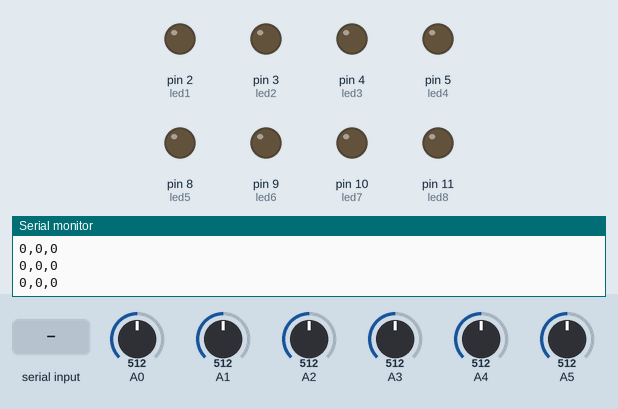
The sketch below on a simulated Arduino Uno, built with avr-gcc and run on an emulated ATmega328P. Parts: output pins drawn as LEDs (lit = HIGH), the last lines printed to the serial monitor. Inputs (shaded band) come from the test bench; at power-on: A2 = 512, A5 = 512, A0 = 512, A1 = 512, A3 = 512, A4 = 512.

Above: at 1.0 s.
1.1 s: "1" received over Serial
At 1.9 s:
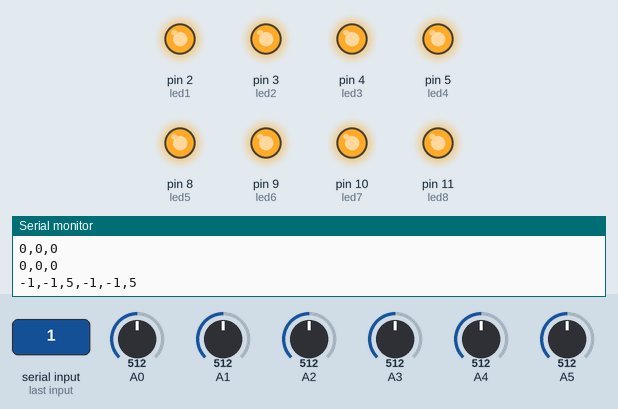
3.1 s: A2 set to 392
4.6 s: A2 set to 362
At 6.0 s:
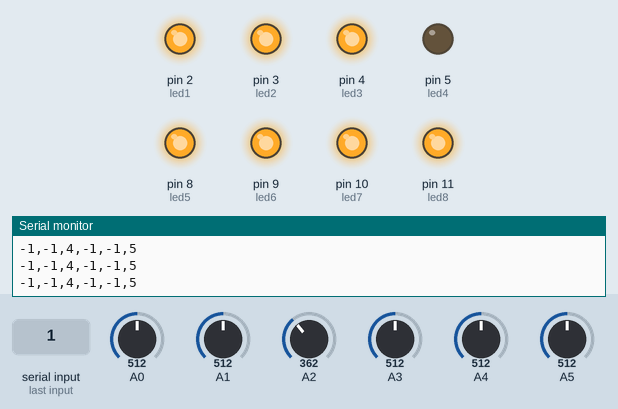
6.3 s: A5 set to 396
7.8 s: A5 set to 361
At 8.8 s:
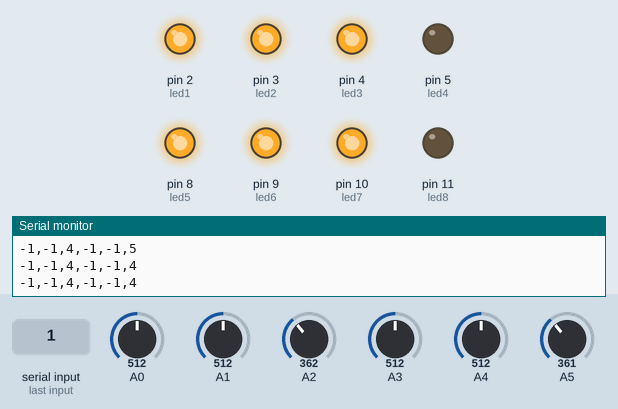
9.5 s: A2 set to 410
At 10.2 s:
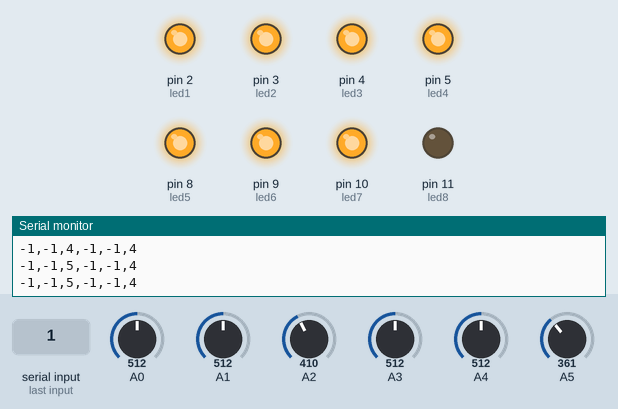
Timing chart, 0 to 12.1 s (numbered marks = the images above; inputs shaded):
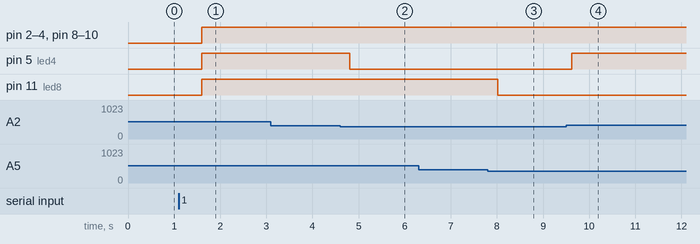

Measured:
- the behaviour switches between 379 and 378 on A2 (found by bisection; images 1 and 2)
- the behaviour switches between 379 and 378 on A5 (found by bisection; images 2 and 3)
- after the input at 1.1 s, pin 2 (led1), pin 3 (led2), pin 4 (led3), pin 5 (led4), pin 8 (led5), pin 9 (led6), pin 10 (led7), pin 11 (led8): LOW → HIGH after 0.50 s
- after the input at 4.6 s, pin 5 (led4): HIGH → LOW after 0.21 s
- after the input at 7.8 s, pin 11 (led8): HIGH → LOW after 0.22 s
- after the input at 9.5 s, pin 5 (led4): LOW → HIGH after 0.13 s

The sketch:

game_controller.ino
```cpp
const int led1 = 2;
const int led2 = 3;
const int led3 = 4;
const int led4 = 5;
const int led5 = 8;
const int led6 = 9;
const int led7 = 10;
const int led8 = 11;
int FSR;
int FSR2;
unsigned long currentMillis;
unsigned long previousMillis1;
unsigned long previousMillis2;
unsigned long previousMillis3;
unsigned long previousMillis4;
unsigned long previousMillis5;
unsigned long previousMillis6;
unsigned long previousMillis7;
unsigned long previousMillis8;
const long interval = 100;

void setup()
{
  Serial.begin(9600);
  pinMode(led1, OUTPUT);
  pinMode(led2, OUTPUT);
  pinMode(led3, OUTPUT);
  pinMode(led4, OUTPUT);
  pinMode(led5, OUTPUT);
  pinMode(led6, OUTPUT);
  pinMode(led7, OUTPUT);
  pinMode(led8, OUTPUT);
  establishContact();
}

void loop()
{
  delay(400);
  int sensorValue1 = analogRead(A0);
  int sensorValue2 = analogRead(A1);
  int sensorValue3 = analogRead(A2);

  int sensorValue4 = analogRead(A3);
  int sensorValue5 = analogRead(A4);
  int sensorValue6 = analogRead(A5);

  // Serial.println(sensorValue1);
  // Serial.println(sensorValue2);
  if (sensorValue1 < 200) {
    sensorValue1 = 1;
  }
  else if (sensorValue1 > 400) {
    sensorValue1 = -1;
  }
  else if (sensorValue1 <= 400 && sensorValue1 >= 200) {
    sensorValue1 = 0;
  }

  if (sensorValue2 < 200) {
    sensorValue2 = 1;
  }
  else if (sensorValue2 > 400) {
    sensorValue2 = -1;
  }
  else if (sensorValue2 <= 400 && sensorValue2 >= 200) {
    sensorValue2 = 0;
  }


  if (sensorValue4 < 200) {
    sensorValue4 = 1;
  }
  else if (sensorValue4 > 400) {
    sensorValue4 = -1;
  }
  else if (sensorValue4 <= 400 && sensorValue4 >= 200) {
    sensorValue4 = 0;
  }

  if (sensorValue5 < 200) {
    sensorValue5 = 1;
  }
  else if (sensorValue5 > 400) {
    sensorValue5 = -1;
  }
  else if (sensorValue5 <= 400 && sensorValue5 >= 200) {
    sensorValue5 = 0;
  }

  sensorValue3 = constrain(sensorValue3, 0, 500);
  sensorValue3 = map(sensorValue3, 0, 500, 0, 255);

  sensorValue6 = constrain(sensorValue6, 0, 500);
  sensorValue6 = map(sensorValue6, 0, 500, 0, 255);

  if (sensorValue3 >= 35 && sensorValue3 <= 64) {
    FSR = 2;
    digitalWrite(led1, HIGH);
    digitalWrite(led2, LOW);
    digitalWrite(led3, LOW);
    digitalWrite(led4, LOW);
  } else if (sensorValue3 >= 65 && sensorValue3 <= 128) {
    FSR = 3;
    digitalWrite(led1, HIGH);
    digitalWrite(led2, HIGH);
    digitalWrite(led3, LOW);
    digitalWrite(led4, LOW);
  } else if (sensorValue3 >= 129 && sensorValue3 <= 192) {
    FSR = 4;
    digitalWrite(led1, HIGH);
    digitalWrite(led2, HIGH);
    digitalWrite(led3, HIGH);
    digitalWrite(led4, LOW);
  } else if (sensorValue3 >= 193 && sensorValue3 <= 256) {
    FSR = 5;
    digitalWrite(led1, HIGH);
    digitalWrite(led2, HIGH);
    digitalWrite(led3, HIGH);
    digitalWrite(led4, HIGH);
  } else {
    FSR = 1;
    light_out1();
  }

  if (sensorValue6 >= 35 && sensorValue6 <= 64) {
    FSR2 = 2;
    digitalWrite(led5, HIGH);
    digitalWrite(led6, LOW);
    digitalWrite(led7, LOW);
    digitalWrite(led8, LOW);
  } else if (sensorValue6 >= 65 && sensorValue6 <= 128) {
    FSR2 = 3;
    digitalWrite(led5, HIGH);
    digitalWrite(led6, HIGH);
    digitalWrite(led7, LOW);
    digitalWrite(led8, LOW);
  } else if (sensorValue6 >= 129 && sensorValue6 <= 192) {
    FSR2 = 4;
    digitalWrite(led5, HIGH);
    digitalWrite(led6, HIGH);
    digitalWrite(led7, HIGH);
    digitalWrite(led8, LOW);
  } else if (sensorValue6 >= 193 && sensorValue6 <= 256) {
    FSR2 = 5;
    digitalWrite(led5, HIGH);
    digitalWrite(led6, HIGH);
    digitalWrite(led7, HIGH);
    digitalWrite(led8, HIGH);
  } else {
    FSR2 = 1;
    light_out2();
  }

  if (Serial.available() > 0) {
    //  Serial.print("The X and Y coordinate is:");
    Serial.print(sensorValue1, DEC);
    Serial.print(",");
    Serial.print(sensorValue2, DEC);
    Serial.print(",");
    //  Serial.print("The Speed level is:");
    Serial.print(FSR);
    Serial.print(",");

    Serial.print(sensorValue4, DEC);
    Serial.print(",");
    Serial.print(sensorValue5, DEC);
    Serial.print(",");
    //  Serial.print("The Speed level is:");
    Serial.println(FSR2);
  }
}

void light_out1() {
  currentMillis = millis();
  if (currentMillis - previousMillis4 >= interval) {
    digitalWrite(led4, LOW);
    previousMillis4 = currentMillis;
  }
  if (currentMillis - previousMillis3 >= interval * 2) {
    digitalWrite(led3, LOW);
    previousMillis3 = currentMillis;
  }
  if (currentMillis - previousMillis2 >= interval * 3) {
    digitalWrite(led2, LOW);
    previousMillis2 = currentMillis;
  }
  if (currentMillis - previousMillis1 >= interval * 4) {
    digitalWrite(led1, LOW);
    previousMillis1 = currentMillis;
  }
}
void light_out2() {
  currentMillis = millis();
  if (currentMillis - previousMillis8 >= interval) {
    digitalWrite(led8, LOW);
    previousMillis4 = currentMillis;
  }
  if (currentMillis - previousMillis7 >= interval * 2) {
    digitalWrite(led7, LOW);
    previousMillis3 = currentMillis;
  }
  if (currentMillis - previousMillis6 >= interval * 3) {
    digitalWrite(led6, LOW);
    previousMillis2 = currentMillis;
  }
  if (currentMillis - previousMillis5 >= interval * 4) {
    digitalWrite(led5, LOW);
    previousMillis1 = currentMillis;
  }


}

void establishContact() {
  while (Serial.available() <= 0) {
    Serial.println("0,0,0");   // send an initial string
    delay(300);
  }
}
```
